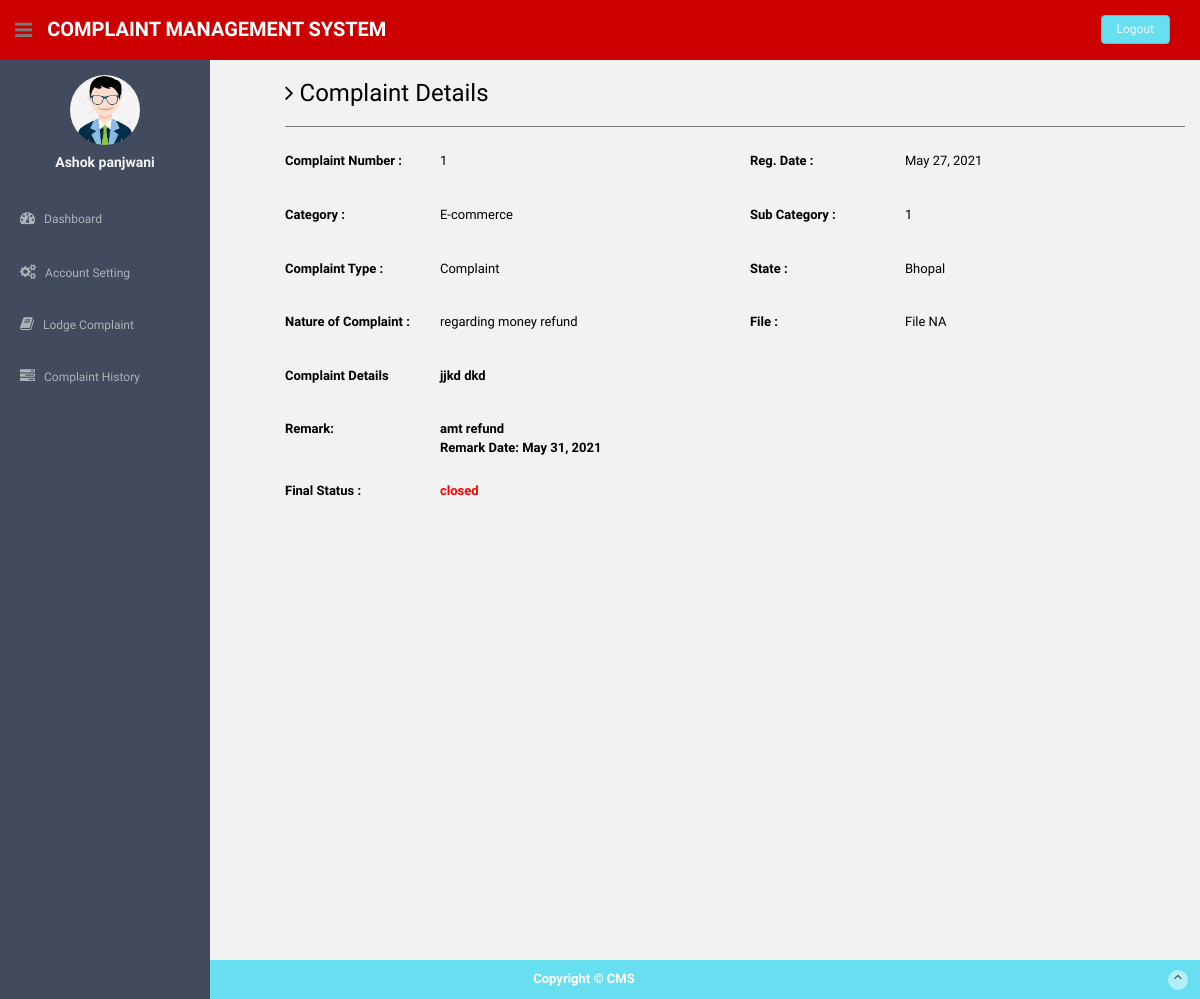
The page /complaint_details/1 (signed in) on the database its author committed.
### complaint/models.py (models this page shows, shortened)
class tblUser(models.Model):
    user = models.ForeignKey(User, on_delete=models.CASCADE, null=True)
    address = models.CharField(max_length=300,null=True)
    state = models.CharField(max_length=50,null=True)
    country = models.CharField(max_length=50,null=True)
    pincode = models.CharField(max_length=20,null=True)
    userimage = models.FileField(null=True)
    regdate = models.DateField()

class Complaint(models.Model):
    userid = models.ForeignKey(tblUser, on_delete=models.CASCADE, null=True)
    category = models.CharField(max_length=100,null=True)
    subcategory = models.CharField(max_length=100,null=True)
    complainttype = models.CharField(max_length=100,null=True)
    state = models.CharField(max_length=100,null=True)
    noc = models.CharField(max_length=200, null=True)
    complaintdetail = models.CharField(max_length=300,null=True)
    complaintfile = models.FileField(null=True,blank=True)
    regdate = models.DateField()
    status = models.CharField(max_length=50, null=True)
    lastupdationdate = models.DateField(null=True)
    remark = models.CharField(max_length=200, null=True)
    remarkdate = models.DateField(null=True)

### complaint/views.py (the view)
# urls.py: path('complaint_details/<int:pid>',complaint_details,name='complaint_details'),
def complaint_details(request,pid):
    if not request.user.is_authenticated:
        return redirect('user_login')
    complaint = Complaint.objects.get(id=pid)
    d = {'complaint':complaint}
    return render(request, 'complaint_details.html', d)

### complaint/templates/complaint_details.html (shortened to what this page needs)
{% load static %}
<html lang="en">
  <head>
    <link href="{% static 'user/assets/css/bootstrap.css' %}" rel="stylesheet">
    <link href="{% static 'user/assets/font-awesome/css/font-awesome.css' %}" rel="stylesheet" />
   <link href="{% static 'user/assets/css/style.css' %}" rel="stylesheet">
    <link href="{% static 'user/assets/css/style-responsive.css' %}" rel="stylesheet">
  </head>
  <body>
    <section id="container" >
    {% include 'header.html' %}
    {% include 'sidebar.html' %}
      <section id="main-content" style="padding-left:5%; color:#000">
          <section class="wrapper site-min-height">
          	<h3><i class="fa fa-angle-right"></i> Complaint Details</h3>
            <hr />
          	<div class="row mt">
            <label class="col-sm-2 col-sm-2 control-label"><b>Complaint Number : </b></label>
          		<div class="col-sm-4">
          		<p>{{complaint.id}}</p>
          		</div>
<label class="col-sm-2 col-sm-2 control-label"><b>Reg. Date :</b></label>
              <div class="col-sm-4">
              <p>{{complaint.regdate}}</p>
              </div>
          	</div>
<div class="row mt">
            <label class="col-sm-2 col-sm-2 control-label"><b>Category :</b></label>
              <div class="col-sm-4">
              <p>{{complaint.category}}</p>
              </div>
<label class="col-sm-2 col-sm-2 control-label"><b>Sub Category :</b> </label>
              <div class="col-sm-4">
              <p>{{complaint.subcategory}}</p>
              </div>
            </div>
  <div class="row mt">
            <label class="col-sm-2 col-sm-2 control-label"><b>Complaint Type :</b></label>
              <div class="col-sm-4">
              <p>{{complaint.complainttype}}</p>
              </div>
<label class="col-sm-2 col-sm-2 control-label"><b>State :</b></label>
              <div class="col-sm-4">
              <p>{{complaint.state}}</p>
              </div>
            </div>
  <div class="row mt">
            <label class="col-sm-2 col-sm-2 control-label"><b>Nature of Complaint :</b></label>
              <div class="col-sm-4">
              <p>{{complaint.noc}}</p>
              </div>
<label class="col-sm-2 col-sm-2 control-label"><b>File :</b></label>
              <div class="col-sm-4">
              <p>{% if not complaint.complaintfile %}
  File NA
{% else %}
<a href="{{complaint.complaintfile.url}}" target='_blank'> View File</a>
{% endif %}
              </p>
              </div>
            </div>
 <div class="row mt">
            <label class="col-sm-2 col-sm-2 control-label"><b>Complaint Details </label>
              <div class="col-sm-10">
              <p>{{complaint.complaintdetail}}</p>
              </div>
            </div>
 <div class="row mt">
<label class="col-sm-2 col-sm-2 control-label"><b>Remark:</b></label>
              <div class="col-sm-10">
   {% if not complaint.status %}
	No Remark Yet
{% else %}
	 {{complaint.remark}}
	 {% endif %}&nbsp;&nbsp; <br /><b>Remark Date: {% if not complaint.status %}
	None
{% else %}
	 {{complaint.remarkdate}}
	 {% endif %}</b>
              </div>
            </div>
 <div class="row mt">
<label class="col-sm-2 col-sm-2 control-label"><b>Final Status :</b></label>
              <div class="col-sm-4">
              <p style="color:red">
{% if not complaint.status %}
	Not Process Yet
{% else %}
	 {{complaint.status}}
	 {% endif %}
</p>
              </div>
            </div>
		</section><! --/wrapper -->
      </section>
        {% include 'footer.html' %}
  </section>
  </body>
</html>

### complaint/templates/sidebar.html (shortened to what this page needs)
{% load static %}
<aside>
          <div id="sidebar"  class="nav-collapse ">
              <ul class="sidebar-menu" id="nav-accordion">
                  <p class="centered"><a href="{% url 'profile' %}">
{% if not request.user.tbluser_set.all.0.userimage %}
<img src="{% static 'user/noimage.png' %}"  class="img-circle" width="70" height="70" >
{% else %}
  <img src="{{request.user.tbluser_set.all.0.userimage.url}}" class="img-circle" width="70" height="70">
{% endif %}
</a>
</p>
                  <h5 class="centered">{{request.user.first_name}}</h5>
                  <li class="mt">
                      <a href="{% url 'user_home' %}">
                          <i class="fa fa-dashboard"></i>
                          <span>Dashboard</span>
                      </a>
                  </li>
                  <li class="sub-menu">
                      <a href="javascript:;" >
                          <i class="fa fa-cogs"></i>
                          <span>Account Setting</span>
                      </a>
                  </li>
                  <li class="sub-menu">
                      <a href="{% url 'register_complaint' %}" >
                          <i class="fa fa-book"></i>
                          <span>Lodge Complaint</span>
                      </a>
                    </li>
                  <li class="sub-menu">
                      <a href="{% url 'complaint_history' %}" >
                          <i class="fa fa-tasks"></i>
                          <span>Complaint History</span>
                      </a>
                  </li>
              </ul>
          </div>
      </aside>

### complaint/static/user/assets/css/style.css (style rules this page uses)
body { color: #797979; background: #f2f2f2; font-family: 'Ruda', sans-serif; padding: 0px !important; margin: 0px !important; font-size:13px; }
ul li { list-style: none; }
a, a:hover, a:focus { text-decoration: none; outline: none; }
#container { width: 100%; height: 100%; }
hr { margin-top: 20px; margin-bottom: 20px; border: 0; border-top: 1px solid #797979; }
.centered { text-align: center; }
.mt { margin-top: 25px; }
#sidebar { width: 210px; height: 100%; position: fixed; background: #424a5d; }
#sidebar h5 { color: #f2f2f2; font-weight: 700; }
#sidebar ul li { position: relative; }
ul.sidebar-menu , ul.sidebar-menu li ul.sub { margin: -2px 0 0; padding: 0; }
ul.sidebar-menu { margin-top: 75px; }
ul.sidebar-menu li { margin-bottom: 5px; margin-left:10px; margin-right:10px; }
ul.sidebar-menu li.sub-menu { line-height: 15px; }
ul.sidebar-menu li a span { display: inline-block; }
ul.sidebar-menu li a { color: #aeb2b7; text-decoration: none; display: block; padding: 15px 0 15px 10px; font-size: 12px; outline: none; -webkit-transition: all 0.3s ease; -moz-transition: all 0.3s ease; -o-transition: all 0.3s ease; -ms-transition: all 0.3s ease; transition: all 0.3s ease; }
ul.sidebar-menu li a i { font-size: 15px; padding-right: 6px; }
#main-content { margin-left: 210px; }
.wrapper { display: inline-block; margin-top: 60px; padding-left: 15px; padding-right: 15px; padding-bottom: 15px; padding-top: 0px; width: 100%; }
label { font-weight: 400; }
.site-min-height { min-height: 900px; }

### rows shown on the page
Complaint: id "1", regdate "May 27, 2021", category "E-commerce", subcategory "1", complainttype "Complaint", state "Bhopal", noc "regarding money refund", complaintdetail "jjkd dkd", remark "amt refund", remarkdate "May 31, 2021", status "closed"

### other values the page prints
{{ request.user.first_name }} "Ashok panjwani"
